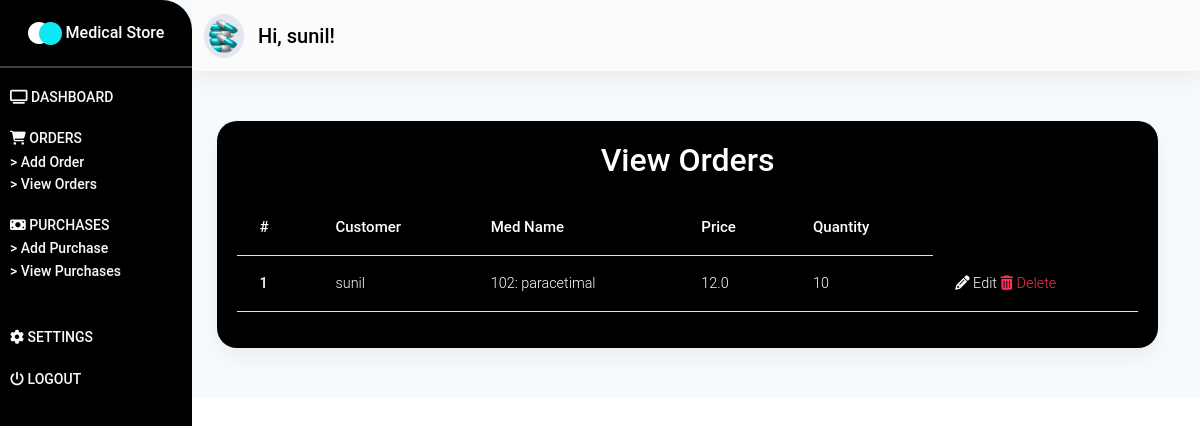
Page /customer/orders/ (signed in) on the committed database.
### customer/models.py (models this page shows, shortened)
class Order(models.Model):
    customer = models.ForeignKey(User, on_delete=models.CASCADE)
    med_name = models.ForeignKey(Medicine, on_delete=models.CASCADE)
    price = models.FloatField()
    timestamp = models.DateTimeField(auto_now_add=True)
    quantity = models.IntegerField()
    def get_update_url(self):
        return reverse("customer:update-order", kwargs={"pk": self.pk})
    def get_delete_url(self):
        return reverse("customer:delete-order", kwargs={"pk": self.pk})

### store/models.py (models this page shows, shortened)
class Medicine(models.Model):
    med_code = models.IntegerField()
    med_name = models.CharField(max_length=50)
    dealer_name = models.ForeignKey(Dealer, on_delete=models.CASCADE)
    price = models.FloatField()
    stock = models.IntegerField()
    description = models.TextField()
    def __str__(self):
        return f"{self.med_code}: {self.med_name}"

### customer/views.py (the view)
# urls.py: path('orders/', orders_page, name="view-orders"),
@login_required(login_url="/login/customer/")
def orders_page(request):
    orders = Order.objects.filter(customer=request.user)
    context = {
        "orders": orders
    }
    return render(request, "store/customer/view-orders.html", context)

### store/templates/store/customer/view-orders.html (shortened to what this page needs)
{% extends 'store/base.html' %}
{% load static %}
{% block content %}
<section id="dashboard_section" class="dashboard_section">
    {% include "store/_dashboard-customer.html" %}
    <div class="container-fluid">
        <div class="add_dealer">
            <div class="purchase__card card">
                <p class="h2">
                    View Orders
                </p>
                <div class="dealers__table table-responsive">
                    <table class="table">
                        <thead>
                            <tr>
                                <th scope="col">#</th>
                                <th scope="col">Customer</th>
                                <th scope="col">Med Name</th>
                                <th scope="col">Price</th>
                                <th scope="col">Quantity</th>
                            </tr>
                        </thead>
                        <tbody>
                            {% for order in orders %}
                            <tr>
                                <th scope="row">{{ order.id }}</th>
                                <td>{{ order.customer }}</td>
                                <td>{{ order.med_name }}</td>
                                <td>{{ order.price }}</td>
                                <td>{{ order.quantity }}</td>
                                <td>
                                    <a href="{{ order.get_update_url }}" class="text-white">
                                        <i class="fa fa-pencil" aria-hidden="true"></i> Edit
                                    </a>
                                    <a href="{{ order.get_delete_url }}" class="text-danger">
                                        <i class="fa fa-trash" aria-hidden="true"></i> Delete
                                    </a>
                                </td>
                            </tr>
                            {% endfor %}
                        </tbody>
                    </table>
                </div>
            </div>
        </div>
    </div>
</section>
{% endblock content %}

### store/templates/store/_dashboard-customer.html (shortened to what this page needs)
{% load static %}
<div class="dashboard_header" id="sidebarToggleButton">
    <div class="dasboard_sidebar">
        <nav class="sidenav_bar sidenav-d-none" id="sideNavBar">
            <div class="dashboard_logo">
                <div class="logo_flex">
                    <img src="{% static 'images/logo.png' %}" alt="" class="img-responsive">
                    <span class="text">
                        Medical Store
                    </span>
                </div>
            </div>
            <hr class="hr_sidenav">
            <div class="sidebar_main">
                <ul class="sidebar">
                    <li class="sidebar_item">
                        <a href="{% url 'store:dashboard-admin' %}" class="item_link">
                            <i class="fa fa-television" aria-hidden="true"></i>
                            <span class="item_text sidebar_active">
                                Dashboard
                            </span>
                        </a>
                    </li>
                    <li class="sidebar_item">
                        <a class="item_link" id="dealerID">
                            <i class="fa fa-shopping-cart" aria-hidden="true"></i>
                            <span class="item_text">
                                Orders
                            </span>
                        </a>
                        <div class="dealer__items" id="dealerItems">
                            <a href="{% url "customer:add-order" %}" class="dealer__item">
                                > Add Order
                            </a>
                            <a href="{% url "customer:view-orders" %}" class="dealer__item">
                                > View Orders
                            </a>
                        </div>
                    </li>
                    <li class="sidebar_item" id="purchaseID">
                        <a class="item_link">
                            <i class="fas fa-money-bill    "></i>
                            <span class="item_text">
                                Purchases
                            </span>
                        </a>
                        <div class="purchase__items" id="purchaseItems">
                            <a href="{% url 'customer:add-purchase' %}" class="dealer__item">
                                > Add Purchase
                            </a>
                            <a href="{% url 'customer:view-purchases' %}" class="dealer__item">
                                > View Purchases
                            </a>
                        </div>
                    </li>
                </ul>
            </div>
            <div class="sidebar_meta">
                <ul class="sidebar">
                    <li class="sidebar_item">
                        <a href="{% url 'store:settings' %}" class="item_link">
                            <i class="fa fa-gear" aria-hidden="true"></i>
                            <span class="item_text">
                                Settings
                            </span>
                        </a>
                    </li>
                    <li class="sidebar_item">
                        <a href="{% url 'store:confirm-logout' %}" class="item_link">
                            <i class="fa fa-power-off" aria-hidden="true"></i>
                            <span class="item_text">
                                Logout
                            </span>
                        </a>
                    </li>
                </ul>
            </div>
        </nav>
    </div>
    <div class="dashboard_navbar" id=mainNavBar>
        <nav class="navbar navbar-expand-sm navbar-light bg-light sticky-top">
            <div class="container-fluid">
                <a class="navbar-brand nav_image" href="#">
                    <img src="{% static 'images/medicine.png' %}" alt="" class="img-responsive">
                    <span class="nav_span">
                        Hi, {{ request.user.username }}!
                    </span>
                </a>
            </div>
        </nav>
    </div>
</div>

### store/static/css/styles.css (style rules this page uses)
* { margin: 0%; padding: 0%; box-sizing: border-box; }
a.nav_image img { width: 40px; background-color: #e2e8f0; padding: 5px; color: #000 !important; border-radius: 50%; }
span.nav_span { font-weight: 550; color: #000; margin-left: 10px; }
span.sidebar_active { font-weight: 550; }
div.dashboard_navbar { margin-left: 12rem; }
nav.sidenav_bar { width: 12rem; height: 100%; padding-bottom: 50px; position: fixed; background: #000; border-radius: 0px 30px 30px 0px; }
div.dashboard_logo { margin-top: 20px; margin-bottom: 20px; text-align: center; }
div.dashboard_logo span.text { color: #fff !important; font-weight: 550; }
hr.hr_sidenav { background-color: #fff; height: 2px; }
ul.sidebar { list-style: none; padding: 0; margin: 0; display: flex; flex-direction: column; align-items: flex-start; margin-left: 10px; }
li.sidebar_item { margin-bottom: 1rem; }
li.sidebar_item a { color: #f7fafc; font-size: 14px; font-weight: 500; }
li.sidebar_item span.item_text { text-transform: uppercase; }
div.dealer__items, div.medicine__items, div.employee__items, div.customer__items, div.purchase__items { display: flex; flex-direction: column; }
a.dealer__item { color: #f7fafc; font-size: 14px; }
div.sidebar_meta { margin-top: 26px; }
section.dashboard_section { --bg-opacity: 1; background-color: #f7fafc; background-size: contain; }
div.add_dealer { margin-top: 50px; padding-bottom: 50px; }
div.dealer__card, div.medicine__card, div.employee__card, div.customer__card, div.purchase__card, div.confirm__card { padding: 20px; background-color: #000; width: 80%; margin: auto; margin-right: 30px; border-radius: 20px; }
div.dealer__card p.h2, div.medicine__card p.h2, div.employee__card p.h2, div.customer__card p.h2, div.purchase__card p.h2, div.confirm__card p.h2 { text-align: center; color: #fff; margin-bottom: 20px; font-weight: 550; }
div.dealers__table table.table { width: 100% !important; color: #fff; }
div.dealers__table table.table thead { font-size: 15px; font-weight: 600 !important; }

### rows in the picture
Order: id "1", customer "sunil", med_name "102: paracetimal", price "12.0", quantity "10"

### other values in the picture
{{ request.user.username }} "sunil"
